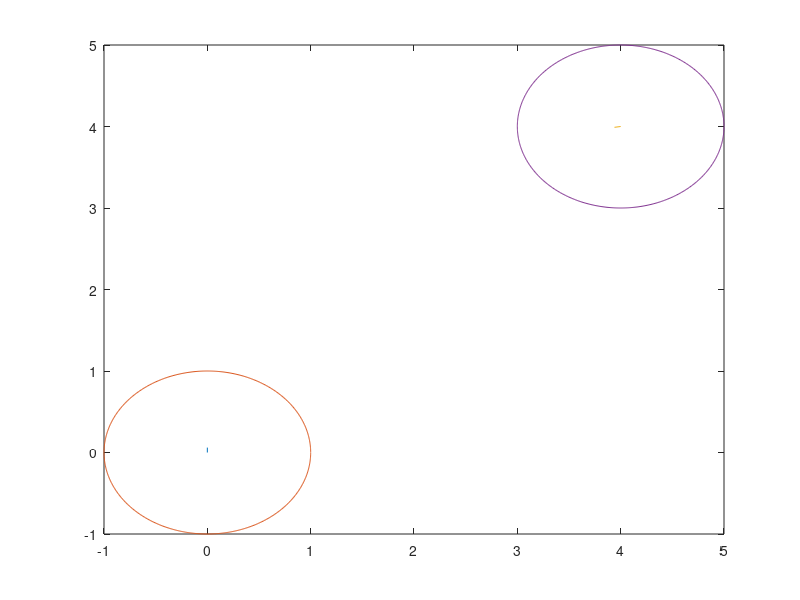

MATLAB code for this plot: (Note: this script raises an error after producing the figure.)
%% code for Safety critical control implementation: 
% moving obstacle with the object travelling towards a final point
clc;
clear all;
close all;

r = 1;
dt = 0.01;
t = 0:dt:3;

% initial conditions for object 2
C_0 = [4;4];
C_f = [-2;3];
Uc = [];  

% initial conditions for object 1
X_0 = [0;0];      
X_f = [0;6];
Ux = [] ;    % array for storing the actual control inputs 

alphax = @(k) 10*tanh(k);          % function that is used to tell how to react to the obstacle for the first vehicle
alphac = @(k) 2*tanh(k);           % function that is used to tell how to react to the obstacle for the second vehicle

X = X_0;
C = C_0;

Hhx = [];
Hhc = [];

errorx = 10;
errorc = 10;

epsilon = 1e-1;
X_pos = X_0;
C_pos = C_0;

p = figure;
axis tight manual % this ensures that getframe() returns a consistent size
filename = 'SafetyCriticaltwovehicles.gif';
i = 1;

while errorx > epsilon || errorc > epsilon
    % current positions of the two objects
    x = X_pos(1,1);
    y = X_pos(2,1);
    cx = C_pos(1,1);
    cy = C_pos(2,1);
    
    % defining the target velocities for the two obstacles
    u_ref_x = (X_f - X_pos);
    u_ref_c = (C_f - C_pos);
    
    
    % quadprog matrices for the first object
    Hx = eye(2,2);           
    fx = [0;0];
    hx =  sqrt((x - cx)^2 +  (y - cy)^2) - r^2 ;
    Ax = [(x - cx)/sqrt((x - cx)^2 +  (y - cy)^2), (y-cy)/sqrt((x - cx)^2 +  (y - cy)^2)]; 
    
    Hhx = [Hhx, hx];
    bx = (alphax(hx) + Ax*u_ref_x - Ax*u_ref_c );
    
    deltax = quadprog(Hx,fx,-Ax,bx);
    ux = u_ref_x + deltax;
    Ux = [Ux, ux];
    X_pos = X_pos + (ux)*dt;
    X = [X, X_pos];
    
    % quadprog matrices for the second object
    Hc = eye(2,2);           
    fc = [0;0];
    hc =  sqrt((x - cx)^2 +  (y - cy)^2) - r^2 ;
    Ac = [(cx - x)/sqrt((x - cx)^2 +  (y - cy)^2), (cy - y)/sqrt((x - cx)^2 +  (y - cy)^2)]; 
    
    Hhc = [Hhc, hc];
    bc = (alphax(hc) + Ac*u_ref_c - Ac*u_ref_x );
    
    deltac = quadprog(Hc,fc,-Ac,bc);
    uc = u_ref_c + deltac;
    Uc = [Uc, uc];
    C_pos = C_pos + (uc)*dt;
    C = [C, C_pos];
    
    % calculating the error from the final position
    errorx =  norm(X_f - X_pos)
    errorc =  norm(C_f - C_pos)
    
    theta = 0:0.01:2*pi;
    plot(X(1,:),X(2,:));
    hold on 
    plot(r*cos(theta) + x, r*sin(theta) + y)
    hold on 
    plot(C(1,:),C(2,:))
    hold on
    plot(r*cos(theta) + cx, r*sin(theta)+cy);
    hold off
    title("object 1 vs object 2, time: " + dt*i + "")
    legend('path of object 1','region of influence of object 1','path of object 2', 'region of influence of object 2')
    axis([-6,6,-6,6])
    
    frame = getframe(p ); 
    im = frame2im(frame); 
    [imind,cm] = rgb2ind(im,256); 
    % Write to the GIF File 
    if i == 1 
        imwrite(imind,cm,filename,'gif', 'Loopcount',inf); 
    else 
        imwrite(imind,cm,filename,'gif','WriteMode','append'); 
    end 
    i = i+1;
end


figure 
subplot(2,1,1)
plot(1:dt:(length(Ux)-1)*dt, Ux(1,:))
title('Input u1')
legend('ux')
subplot(2,1,2)
plot(1:dt:(length(Ux)-1)*dt, Ux(2,:))
title('Input u2')
legend('uy')

figure 
subplot(2,1,1)
plot(1:dt:(length(Uc)-1)*dt, Uc(1,:))
title('Input u1')
legend('uc_x')
subplot(2,1,2)
plot(1:dt:(length(Uc)-1)*dt, Uc(2,:))
title('Input u2')
legend('uc_y')

figure 
subplot(2,1,1)
plot(1:dt:(length(Ux))*dt, X(1,:))
title('x vs t for object 1')
subplot(2,1,2)
plot(1:dt:(length(Ux))*dt,X(2,:))
title('y vs t for object 1')



figure 
subplot(2,1,1)
plot(1:dt:(length(Uc))*dt, C(1,:))
title('x vs t for object 2')
subplot(2,1,2)
plot(1:dt:(length(Uc))*dt,C(2,:))
title('y vs t for object 2')